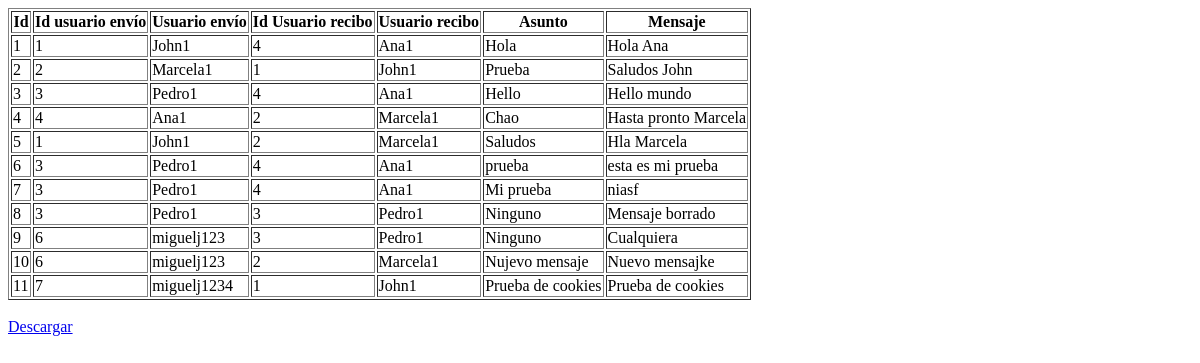
Page /mensajes (signed in) on the earlier database version.
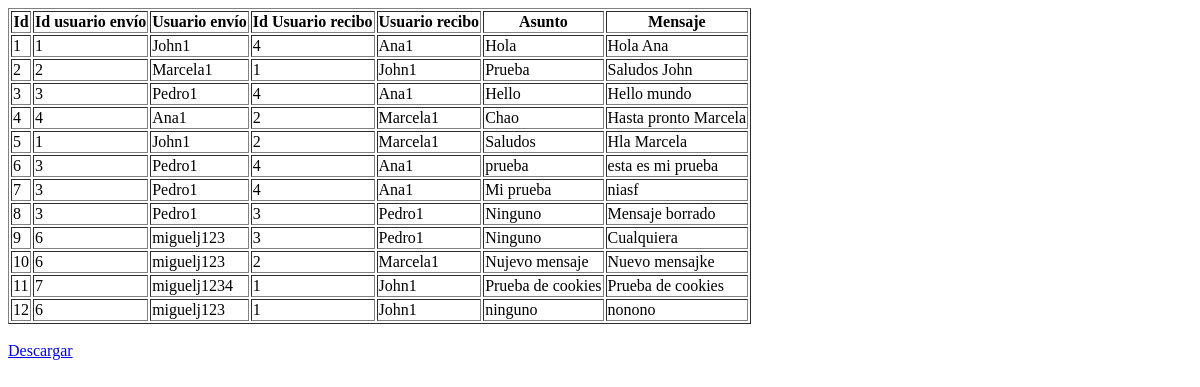
Same page on the later database version.
### tables this page shows
CREATE TABLE mensajes (message_id INTEGER PRIMARY KEY AUTOINCREMENT, from_id INTEGER REFERENCES usuarios (id), to_id INTEGER REFERENCES usuarios (id), asunto VARCHAR (100), mensaje VARCHAR (500) NOT NULL);

CREATE TABLE usuarios (id INTEGER PRIMARY KEY AUTOINCREMENT, usuario VARCHAR (20) NOT NULL, correo VARCHAR (100) NOT NULL, contraseña VARCHAR (20) NOT NULL);

### app.py (the view)
@app.route('/mensajes')
@login_required
def mensajes():
    try:
        db = get_db()
        global resultado
        resultado = db.execute("SELECT message_id AS 'Codigo Mensaje', from_id AS 'Código Remitente', u1.usuario AS 'Usuario Remitente', " +
                                    " to_id AS 'Código destinatario', u2.usuario AS 'Usuario Destinatario', asunto AS 'Asunto', " +
                                    " mensaje AS 'Mensaje' " +
                                " FROM usuarios u1, usuarios u2, mensajes " +
                                " WHERE from_id = u1.id AND to_id = u2.id;").fetchall()
        close_db()
        return render_template('mensajes.html',titulo="Mensajes", data = resultado)
    except Error as e:
        return render_template('error.html', error=e)

### app.py (called while the page is built)
def login_required(view):
    @functools.wraps( view )
    def wrapped_view():
        if g.user is None:
            return redirect( url_for( 'login' ) )
        return view( )
    return wrapped_view

@app.before_request
def load_logged_in_user():
    user_id = session.get( 'user_id' )
    if user_id is None:
        g.user = None
    else:
        g.user = get_db().execute(
            'SELECT * FROM usuarios WHERE id = ?', (user_id,)
        ).fetchone()

### db.py (called while the page is built)
def get_db():
    try:
        if 'db' not in g:
            g.db = sqlite3.connect("MyChat.db")
            g.db.row_factory = sqlite3.Row
        return g.db
    except Error:
        print( Error )

### templates/mensajes.html (shortened to what this page needs)
<!DOCTYPE html>
<html>
    <head>
    </head>
    <body>
        <table border="1">
               <tr>
                <th>Id</th>
                <th>Id usuario envío</th>
                <th>Usuario envío</th>
                <th>Id Usuario recibo</th>
                <th>Usuario recibo</th>
                <th>Asunto</th>
                <th>Mensaje</th>
            </tr>
            {% for message in data %}
                <tr>
                    {% for i in message: %}
                    <td>
                        {{i}}
                    </td>
                    {% endfor %}
                </tr>
            {% endfor %}
        </table>
        <br>
        <a href="{{ url_for('descargar_mensajes') }}">Descargar</a>
    </body>
</html>

Differences in the rows shown:
added mensajes: i "12" "6" "1", asunto "ninguno", mensaje "nonono", usuarios (usuario "miguelj123"), usuarios (usuario "John1")
